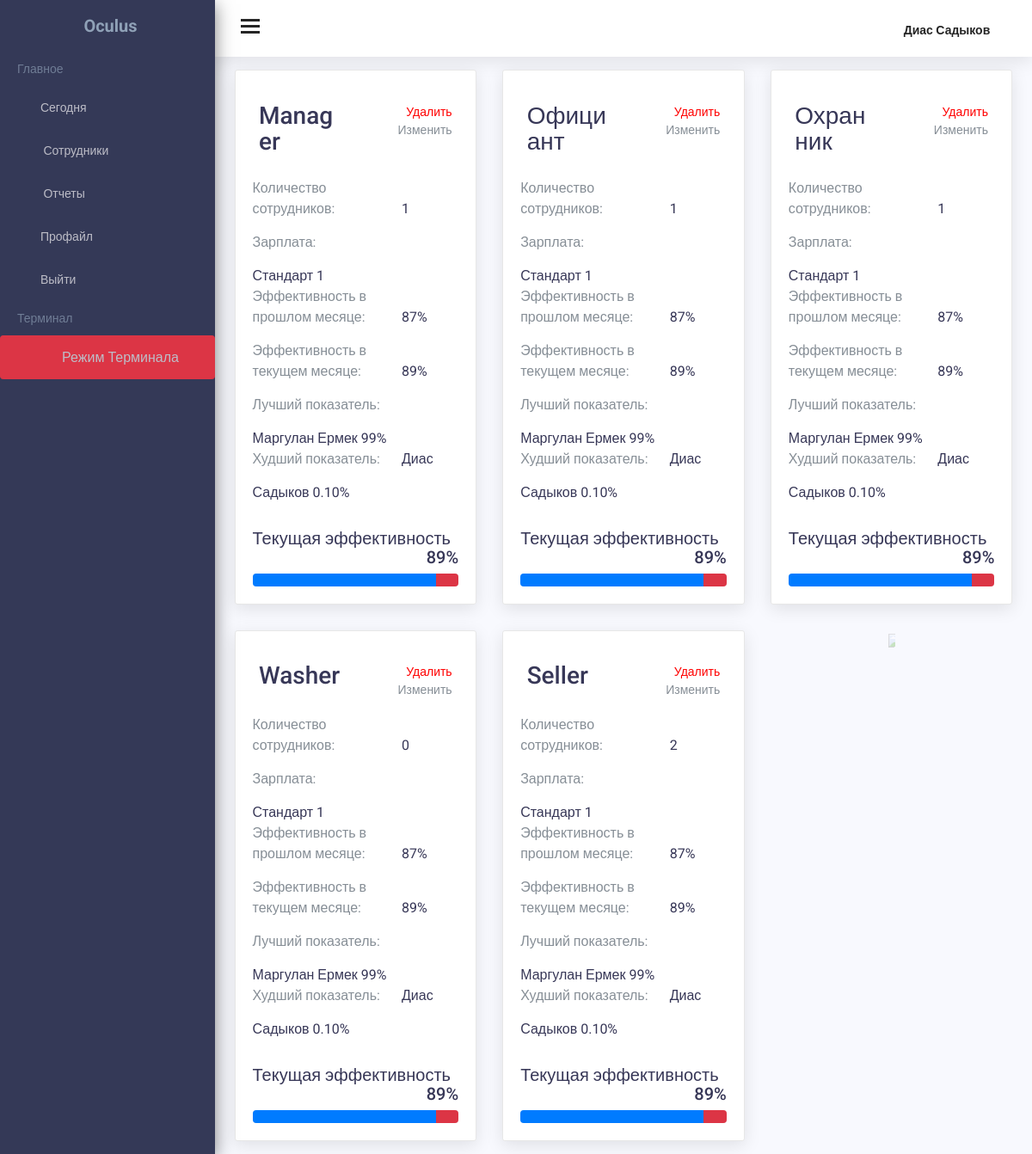
Page /monitoring/categories/view/ (signed in) on the committed database.
### users/models.py (models this page shows)
class Profile(models.Model):
	user = models.OneToOneField(User, on_delete = models.CASCADE)
	image = models.ImageField(default = 'default.jpg', upload_to = 'profile_pics')
	name = models.CharField(max_length = 100, null = True)
	surname = models.CharField(max_length = 100, null = True)
	date_of_birth = models.DateTimeField(max_length = 100, null = True)
	phone = models.CharField(max_length = 100, null = True)
	email = models.CharField(max_length = 100, null = True)

### workrkopt/models.py (models this page shows, shortened)
class Positions(models.Model):
	user = models.ForeignKey(settings.AUTH_USER_MODEL,
							on_delete=models.CASCADE)
	Name = models.CharField(max_length = 100)
	def number_of_workers(self):
			return len(Worker.objects.filter(Position = '{}'.format(self.pk)))

### workrkopt/views.py (the view)
# urls.py: path('categories/view/', views.CategoriesView, name='positions-view'),
@login_required
def CategoriesView(request):
	context = {
		'positions': Positions.objects.filter(user = request.user),
	}
	return render(request, 'workrkopt/positions_view.html', context)

### workrkopt/templates/workrkopt/positions_view.html
{% extends "workrkopt/home.html" %}
{%load static%}
{% load crispy_forms_tags %}
{% block content %}
<div class="row">
    {% for position in positions %}
    <div class="col-lg-4">
        <div class="card">
            <div class="tab-content">
                <div role="tabpanel" class="tab-pane active" id="1">
                    <div class="basic-information">
                        <div class="row">
                        	<div class="col-sm-6">
                        	<h3> {{position.Name}} </h3>
                        	</div>
                        	<div class="col-sm-6">
                        		<a  href="/monitoring/categories/{{position.pk}}/delete" style="float: right; margin-left: 10px; color:red">Удалить</a>
                        		<a  href="/monitoring/categories/{{position.pk}}/change" style="float: right">Изменить</a>
                        	</div>
                        </div>
                    </div>
                    <div class="idnumber-content">
                        <span class="contact-title">Количество сотрудников:</span>
                        <span class="id-number">{{position.number_of_workers}}</span>
                    </div>
                    <div class="schedule-content">
                        <span class="contact-title">Зарплата:</span>
                        <span class="work-schedule">Стандарт 1</span>
                    </div>
                    <div class="worked-content">
                        <span class="contact-title">Эффективность в прошлом месяце:</span>
                        <span class="work-schedule">87%</span>
                    </div>
                    <div class="break-content">
                        <span class="contact-title">Эффективность в текущем месяце: </span>
                        <span class="work-schedule">89%</span>
                    </div>
                    <div class="stolen-content">
                        <span class="contact-title">Лучший показатель:</span>
                        <span class="work-schedule"> Маргулан Ермек 99%</span>
                    </div>
                    <div class="stolen-content">
                        <span class="contact-title">Худший показатель:</span>
                        <span class="work-schedule"> Диас Садыков 0.10%</span>
                    </div>
                </div>
            </div>
            <h5 class="m-t-30">Текущая эффективность<span class="pull-right">89%</span></h5>
            <div class="progress">
                <div class="progress-bar bg-primary wow animated progress-animated" style="width: 89%; height: 15px;" role="progressbar"> <span class="sr-only">60% Complete</span>
                </div>
                <div class="progress-bar bg-danger wow animated progress-animated" style="width: 11%; height:15px;" role="progressbar"> <span class="sr-only">100% Complete</span>
                </div>
            </div>
        </div>
    </div>
    {%endfor%}
    <div class="col-lg-4 " style="text-align: center">
            <a href="/monitoring/categories/add" class="btn btn-fix no-decor">
                <img class="resize-image no-decor" src="{% static '/images/plus.png' %}" style="width: 10% height: 10%"; >
            </a>
    </div>
</div>
{% endblock %}

### workrkopt/templates/workrkopt/home.html (shortened to what this page needs)
{% load static %}
<!DOCTYPE html>
<html lang="en">
  <head>
    <link href="{% static 'css/lib/data-table/buttons.bootstrap.min.css' %}" rel="stylesheet" />
    <link href="https://unpkg.com/gijgo@1.9.11/css/gijgo.min.css" rel="stylesheet" type="text/css" />
    <link href="https://unpkg.com/gijgo@1.9.11/css/gijgo.min.css" rel="stylesheet" type="text/css" />
    <link href="{% static 'css/lib/font-awesome.min.css' %}" rel="stylesheet">
    <link href="{% static 'css/lib/themify-icons.css' %}" rel="stylesheet">
    <link href="{% static 'css/lib/menubar/sidebar.css' %}" rel="stylesheet">
    <link href="{% static 'css/lib/bootstrap.min.css' %}" rel="stylesheet">
    <link href="{% static 'css/lib/helper.css' %}" rel="stylesheet">
    <link href="{% static 'css/style.css' %}" rel="stylesheet">
    <link href="https://cdn.datatables.net/1.10.19/css/dataTables.bootstrap4.min.css" rel="stylesheet">
    <link rel="stylesheet" type="text/css" href="https://cdn.datatables.net/buttons/1.5.2/css/buttons.dataTables.min.css">
  </head>
  <body>
    <div class="sidebar sidebar-hide-to-small sidebar-shrink sidebar-gestures">
            <div class="nano">
                <div class="nano-content">
                    <div class="logo"><a href="/monitoring"><img class = "rounded-circle" src="{% static 'images/logo.png'%}" alt="" /><span>Oculus</span></a></div>
                    <ul>
                        <li class="label">Главное</li>
                        <li><a href="/monitoring/"><i class="ti-home"></i>Сегодня</a></li>
                        <li><a class="sidebar-sub-toggle"><i class="ti-bar-chart-alt"></i>  Сотрудники  <span class="sidebar-collapse-icon ti-angle-down"></span></a>
                        </li>
                        <li><a href="/monitoring/reports"><i class="ti-stats-up"></i> Отчеты </a></li>
                        <li><a href="/user/profile"><i class="ti-user"></i>Профайл</a></li>
                        <li><a href="/monitoring/logout"><i class="ti-close"></i>Выйти</a></li>
                        <li class="label">Терминал</li>
                        <li><a class="btn btn-danger" href="/facerec"><i class="ti-tablet"></i>Режим Терминала</a></li>
                    </ul>
                </div>
            </div>
        </div>
    <div class="header">
      <div class="container-fluid">
        <div class="row">
          <div class="col-lg-12">
            <div class="float-left">
              <div class="hamburger sidebar-toggle">
                <span class="line"></span>
                <span class="line"></span>
                <span class="line"></span>
              </div>
            </div>
            <div class="float-right">
              <ul>
                <li class="header-icon dib"><span class="user-avatar">
                 {% if user.profile.name %}
                    {{ user.profile.name }} {{ user.profile.surname }}
                 {% else %}
                    {{user.username}}
                 {% endif %}
                 <i class="ti-angle-down f-s-10"></i></span>
                </li>
              </ul>
            </div>
          </div>
        </div>
      </div>
    </div>
    <div class="content-wrap">
        <div class="main">
            <div class="container-fluid">
                <section id="main-content">
                    {% block content %}{% endblock %}
                </section>
            </div>
        </div>
    </div>
  </body>
</html>

### rows in the picture
Positions: Name "Manager", number_of_workers "1"
Positions: Name "Официант", number_of_workers "1"
Positions: Name "Охранник", number_of_workers "1"
Positions: Name "Washer", number_of_workers "0"
Positions: Name "Seller", number_of_workers "2"

### other values in the picture
{{ user.profile.name }} "Диас"
{{ user.profile.surname }} "Садыков"
